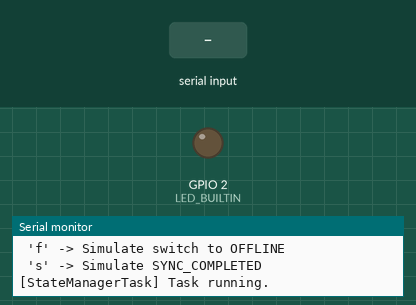
A program run on a simulated ESP32. Parts: output pins drawn as LEDs (lit = HIGH), the last lines printed to the serial monitor. Dashed ring = blinking. The inputs (shaded band) are chosen by the test bench.

Above: at 2.2 s.
2.3 s: "o" received over Serial
At 3.1 s:
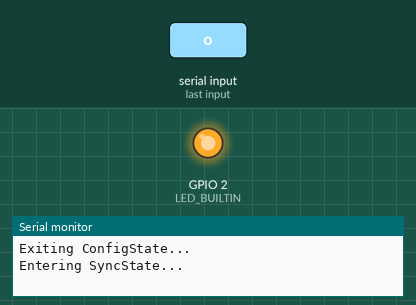
3.8 s: "f" received over Serial
At 4.2 s:
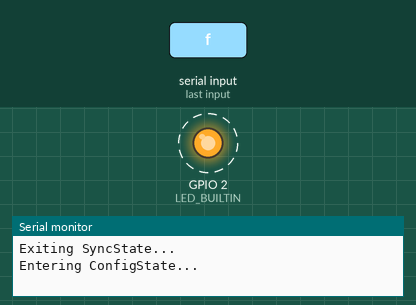
6.8 s: "s" received over Serial
Timing chart, 0 to 15.8 s (numbered marks = the images above; inputs shaded):
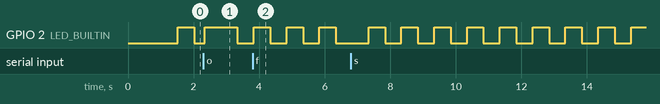

The program:

main.cpp
```cpp
/****************************************************************
 * @file main.cpp
 * @brief Main application entry point.
 * Initializes the StateManager and provides a serial interface
 * to simulate events for testing the FSM.
 ****************************************************************/

/****************************************************************
 * Headers
 ****************************************************************/
#include <Arduino.h>
#include "StateManager.h" // Our FSM Context
#include "Events.h"       // The shared Event struct and enum

/****************************************************************
 * Defines and Constants
 ****************************************************************/
#define STATE_MANAGER_TASK_STACK_SIZE 4096 // 4KB
#define STATE_MANAGER_TASK_PRIORITY 1

/****************************************************************
 * Global Variables
 ****************************************************************/
/**
 * @brief Global pointer to the main StateManager instance.
 * Created in setup() and used by the FSM task and loop().
 */
StateManager* g_stateManager = nullptr;

/****************************************************************
 * Task Function Prototypes
 ****************************************************************/
/**
 * @brief The main FreeRTOS task that runs the StateManager's
 * execute loop continuously.
 */
void stateManagerTask(void* parameter);

/****************************************************************
 * Setup Function
 ****************************************************************/

void setup() {
    pinMode(LED_BUILTIN, OUTPUT);

    // 1. Initialize Serial Monitor
    Serial.begin(115200);
    // Wait a moment for the monitor to connect
    vTaskDelay(1000 / portTICK_PERIOD_MS);
    Serial.println("\n--- FSM Test Rig Initializing ---");

    // 2. Create the StateManager instance
    // (Its constructor creates the event queue and the initial ConfigState)
    g_stateManager = new StateManager();

    if (g_stateManager == nullptr) {
        Serial.println("FATAL ERROR: Failed to create StateManager!");
        while(1);
    }

    // 3. Create the StateManager's dedicated task
    xTaskCreate(
        stateManagerTask,         // Task function
        "StateManagerTask",       // Task name (for debugging)
        STATE_MANAGER_TASK_STACK_SIZE, // Stack size
        NULL,                     // Task parameters
        STATE_MANAGER_TASK_PRIORITY,  // Task priority
        NULL                      // Task handle (not needed)
    );

    Serial.println("StateManager task started successfully.");
    Serial.println("\n--- Event Simulation Ready ---");
    Serial.println("Send commands via Serial Monitor (No new line/CR):");
    Serial.println(" 'o' -> Simulate switch to ONLINE");
    Serial.println(" 'f' -> Simulate switch to OFFLINE");
    Serial.println(" 's' -> Simulate SYNC_COMPLETED");
}

/****************************************************************
 * Main FSM Task
 ****************************************************************/

void stateManagerTask(void* parameter) {
    Serial.println("[StateManagerTask] Task running.");
    while (true) {
        // 4. Continuously run the StateManager's execute loop
        if (g_stateManager != nullptr) {
            g_stateManager->execute();
        }

        // 5. Yield to other tasks.
        // This delay controls how often the FSM execute() runs.
        //vTaskDelay(10 / portTICK_PERIOD_MS); // Run every 10ms
    }
}

/****************************************************************
 * Loop Function (Event Simulator)
 ****************************************************************/

void loop() {
    // This loop() acts as our event simulator.
    // It runs in parallel to the stateManagerTask.

    if (Serial.available() > 0) {
        // 6. Read the command character from Serial
        char command = Serial.read();

        // Ensure we have a valid StateManager and queue
        if (g_stateManager == nullptr) return;
        QueueHandle_t queue = g_stateManager->getEventQueue();
        if (queue == nullptr) return;

        // 7. Create the event on the stack
        Event event;
        bool sendEvent = true;

        // 8. Translate the character to an Event
        switch (command) {
            case 'o':
                event.type = EVENT_MODE_ONLINE_ACTIVATED;
                Serial.println("\n[SIMULATOR] Sending EVENT_MODE_ONLINE_ACTIVATED...");
                break;

            case 'f':
                event.type = EVENT_MODE_OFFLINE_ACTIVATED;
                Serial.println("\n[SIMULATOR] Sending EVENT_MODE_OFFLINE_ACTIVATED...");
                break;

            case 's':
                event.type = EVENT_SYNC_COMPLETED;
                Serial.println("\n[SIMULATOR] Sending EVENT_SYNC_COMPLETED...");
                break;

            default:
                sendEvent = false;
                Serial.printf("[SIMULATOR] Unknown command: '%c'\n", command);
                break;
        }

        // 9. Send a *copy* of the event to the queue
        if (sendEvent) {
            if (xQueueSend(queue, &event, 0) != pdTRUE) {
                Serial.println("[SIMULATOR] ERROR: Event queue is full!");
            }
        }
    }

    //digitalWrite(LED_BUILTIN, !digitalRead(LED_BUILTIN));   // turn the LED on (HIGH is the voltage level)
    // Give other tasks (like the Serial task) time to run
    vTaskDelay(50 / portTICK_PERIOD_MS);
}
```

events.h
```cpp
/****************************************************************
 * @file Events.h
 * @brief Defines the event types and data structure
 * used in the FSM event queue.
 ****************************************************************/

/****************************************************************
 * Include Guards
 ****************************************************************/
#ifndef EVENTS_H
#define EVENTS_H

/****************************************************************
 * Data Types (structs, enums)
 ****************************************************************/

/**
 * @brief Enumerates all possible event types that can
 * occur in the system and be processed by the StateManager.
 */
enum EventType {
    // --- System / Null Event ---
    EVENT_NULL = 0,                 // Invalid or default event

    // --- Events from ConfigState (WebServer) ---
    EVENT_START_MANUAL_PLAY,        // User pressed "Start Manual" on web
    EVENT_START_AUTO_PLAY,          // User pressed "Start Auto" on web

    // --- Events from Play States ---
    EVENT_PLAY_FINISHED,            // User pressed "Finish" button (manual or auto)

    // --- Hardware Interrupt Events ---
    EVENT_MODE_ONLINE_ACTIVATED,    // Hardware switch moved to ONLINE
    EVENT_MODE_OFFLINE_ACTIVATED,   // Hardware switch moved to OFFLINE

    // --- Internal Module Events ---
    EVENT_SYNC_COMPLETED,           // SupabaseManager finished uploading
    EVENT_SYNC_FAILED               // SupabaseManager failed to upload
};

/**
 * @brief The data structure sent through the event queue.
 */
struct Event {
    EventType type;
    union {
        int     intValue;
        float   floatValue;
        bool    boolValue;
    } payload;
};


#endif // EVENTS_H
```

Measured:
- by itself, GPIO 2 (LED_BUILTIN): alternates HIGH for 0.50 s and LOW for 0.50 s
